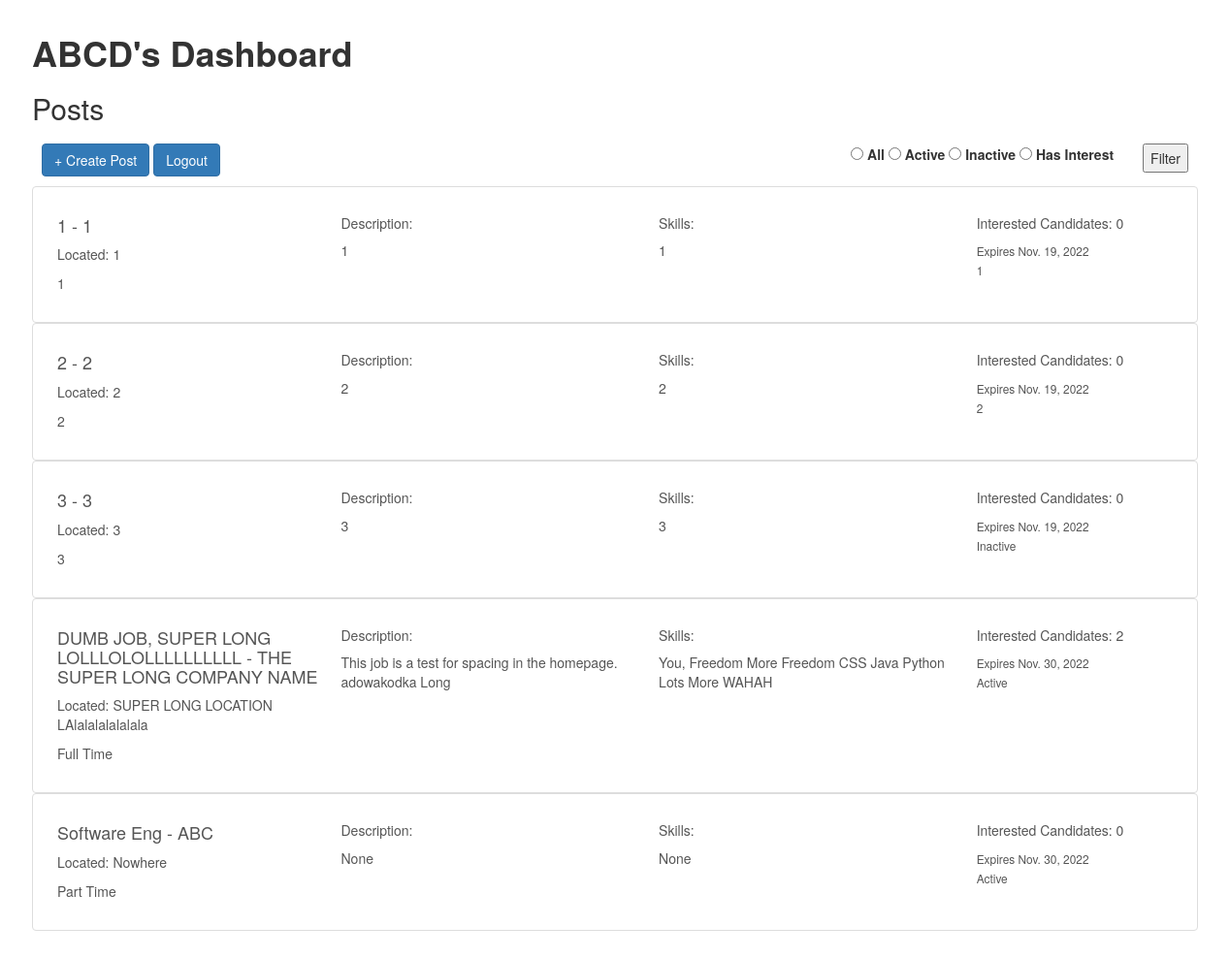
Before: /recruiter/homepage/ (signed in) with the older database file.
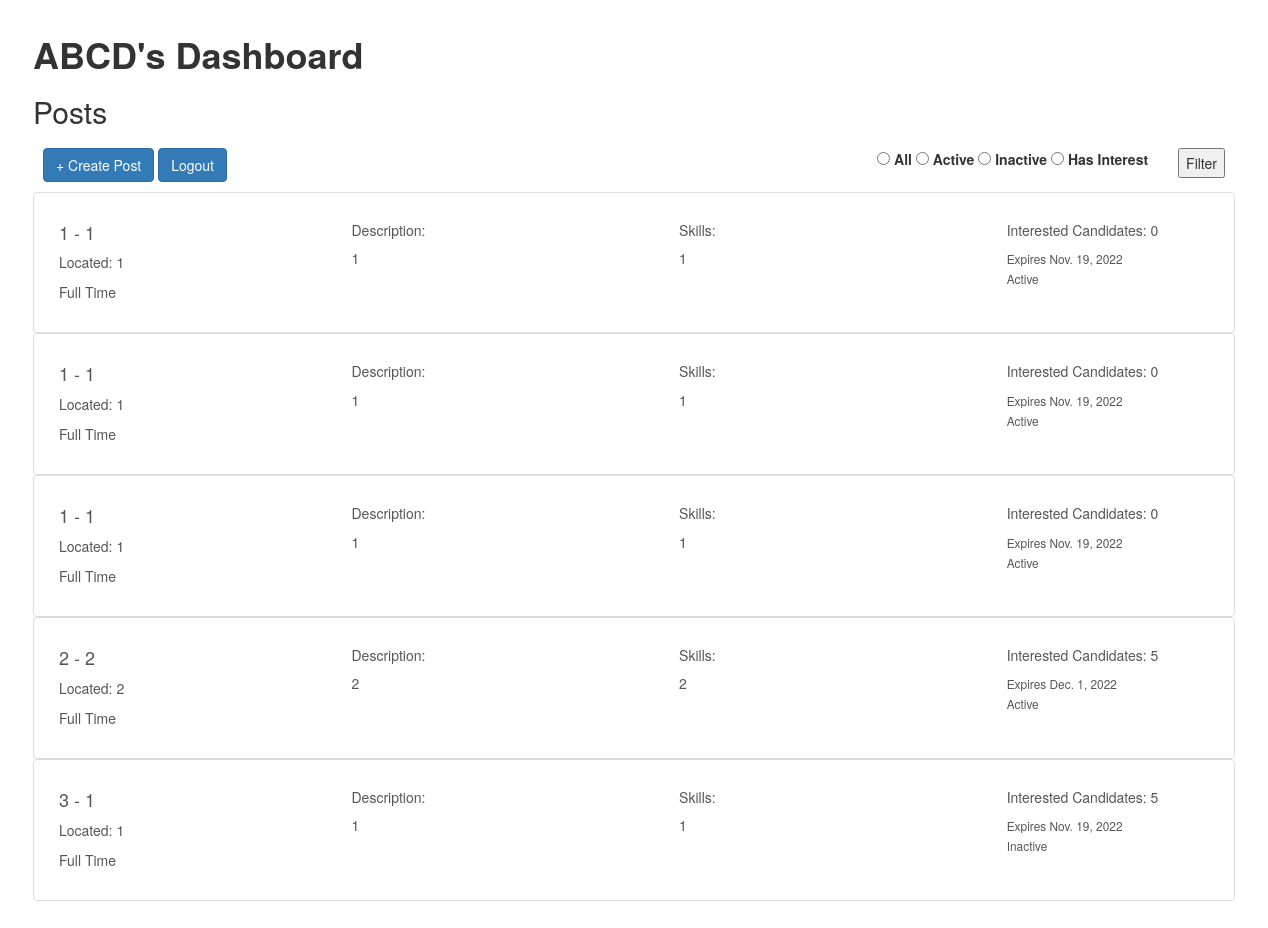
After: the same page with the newer database file.
### recruiter/models.py (models this page shows, shortened)
class RecruiterProfile(models.Model):
    user = models.OneToOneField(settings.AUTH_USER_MODEL, on_delete=models.DO_NOTHING)
    name = models.CharField('Name', max_length = 200)
    zip_code = models.IntegerField('Zip Code')
    company =  models.CharField('Company', max_length = 200)

class JobPost(models.Model):
    recruiter = models.ForeignKey(RecruiterProfile, on_delete=models.CASCADE)
    pos_title = models.CharField("Position Title", max_length = 200)
    type = models.CharField("Type", max_length=200)
    location = models.CharField("Location", max_length = 200)
    des_skills = models.TextField("Desired Skills")
    description = models.TextField("Description")
    company = models.CharField("Company", max_length = 200)
    exp_date = models.DateField("Expiration Date")
    status = models.CharField("Status", max_length = 200)
    interested_candidates = models.PositiveIntegerField("Interested Candidates", default = 0)
    interested_ids = models.TextField("Interested IDs", default="")
    def __str__(self):
        return f"{self.pos_title} ({self.type}) - {self.company}"

### recruiter/views.py (the view)
# urls.py: path("homepage/", views.homepage_view, name = 'homepage'),
@login_required(login_url = login_url)
@user_passes_test(recruiter_check, login_url = login_url)
def homepage_view(request):
    try:
        recruiter = RecruiterProfile.objects.get(user = request.user)
        queryset = JobPost.objects.filter(recruiter = recruiter)
        if request.method == 'GET':
            filter = request.GET.get("filter", "")
            if filter == "Active":
                queryset = queryset.filter(status = filter)
            elif filter == "Inactive":
                queryset = queryset.filter(status = filter)
            elif filter == "Interested":
                queryset = queryset.filter(interested_candidates__gte = 1)
        queryset = queryset.order_by(Lower('pos_title'))
        print(queryset)
        context = {'recruiter': recruiter,
                    'job_posts': queryset,
                    "filter": forms.ChoiceField(choices = (("Candidate","Candidate"), ("Recruiter","Recruiter")))}
        return render(request, 'recruiter/homepage.html', context=context)
    except RecruiterProfile.DoesNotExist:
        return HttpResponseRedirect('/recruiter/profile_creation')

### recruiter/views.py (called while the page is built)
def recruiter_check(user):
        return list(user.groups.all())[0].name == 'Recruiters'

### recruiter/templates/recruiter/homepage.html (shortened to what this page needs)
{% extends "recruiter_base.html" %}
{% block content %}
<div class="div-center-xlarge">
    <h1><b>{{recruiter.name}}'s Dashboard</b></h1>
    <h2>Posts</h2>
    <div style="padding:10px">
            <a class="btn btn-primary" href="/recruiter/post_creation/" role="button">+ Create Post</a>
            <a class="btn btn-primary" href="/register/logout" role="button">Logout</a>
            <form class = "right-align" method="get">
                <span style="padding:10px">
                    <input type="radio" name="filter" value="All" class="form-check-input" id="view-method_0" required="">
                    <label class="form-check-label" for="view-method_0"> All </label>
                    <input type="radio" name="filter" value="Active" class="form-check-input" id="view-method_1" required="">
                    <label class="form-check-label" for="view-method_1"> Active </label>
                    <input type="radio" name="filter" value="Inactive" class="form-check-input" id="view-method_2" required="">
                    <label class="form-check-label" for="view-method_2"> Inactive </label>
                    <input type="radio" name="filter" value="Interested" class="form-check-input" id="view-method_3" required="">
                    <label class="form-check-label" for="view-method_3"> Has Interest </label>
                </span>
                <span style="padding:10px">
                    <button class="right-align" type="submit">Filter</button>
                </span>
            </form>
    </div>
    <div class = "list-group">
        {% for post in job_posts %}
        <div>
            <a href="/recruiter/post/{{ post.id }}/" class="list-group-item list-group-item-action" aria-current="true">
            <div class="container text-left">
                <div class = "row">
                    <div class = "column-left">
                        <div class="d-flex w-100 justify-content-between">
                            <h4 class="mb-1">{{ post.pos_title }} - {{ post.company }}</h4>
                            <p class="mb-1">Located: {{ post.location }}</p>
                            <p class="mb-1">{{ post.type }}</p>
                        </div>
                    </div>
                    <div class = "column-middle">
                        <div class="d-flex w-100 justify-content-between">
                            <h5>Description:</h5>
                            <p class="mb-1">{{post.description}}</p>
                        </div>
                    </div>
                    <div class = "column-middle2">
                        <div class="d-flex w-100 justify-content-between">
                            <h5>Skills:</h5>
                            <p class="mb-1">{{post.des_skills}}</p>
                        </div>
                    </div>
                    <div class = "column-right">
                        <div class="d-flex w-100 justify-content-between">
                            <h5>Interested Candidates: {{post.interested_candidates}}</h5>
                            <small>Expires {{post.exp_date}}</small>
                        </div>
                        <small>{{post.status}}</small>
                    </div>
                </div>
            </div>
            </a>
        </div>
        {% endfor %}
    </div>
</div>
{% endblock %}

### recruiter/templates/recruiter_base.html (shortened to what this page needs)
<!DOCTYPE html>
<html lang="en">
<head>
    <link rel="stylesheet" href="https://cdn.jsdelivr.net/npm/bootstrap@3.4.1/dist/css/bootstrap.min.css">
    {% load static %}
    <link rel="stylesheet" type="text/css" href="{% static 'tindev/style.css' %}">
</head>
<body>
    {% block content %} {% endblock %}
</body>
</html>

### static/tindev/style.css (style rules this page uses)
.div-center-xlarge { width: 1200px; height: 1200px; background-color: #fff; left: 0; right: 0; top: 0; bottom: 0; margin: auto; max-width: 100%; max-height: 100%; overflow: auto; padding: 1em 2em; display: table; }
.column-left { float: left; width: 25%; padding: 10px; }
.column-middle { float: left; width: 28%; padding: 10px; }
.column-middle2 { float: left; width: 28%; padding: 10px; }
.column-right { float: left; width: 19%; padding: 10px; }
.right-align { float:right; height: 30px; }

Changed rows visible on the page:
removed JobPost: pos_title "3", company "3", location "3", type "3", description "3", des_skills "3", interested_candidates "0", exp_date "Nov. 19, 2022", status "Inactive"
changed JobPost (number 1 of 5 on the later page): pos_title "DUMB JOB, SUPER LONG LOLLLOLOLLLLLLLLLL" → "1"; company "THE SUPER LONG COMPANY NAME" → "1"; location "SUPER LONG LOCATION LAlalalalalalala" → "1"; description "This job is a test for spacing in the homepage. adowakodka Long" → "1"; des_skills "You, Freedom More Freedom CSS Java Python Lots More WAHAH" → "1"; interested_candidates "2" → "0"; exp_date "Nov. 30, 2022" → "Nov. 19, 2022"; moves up the list
changed JobPost (number 2 of 5 on the later page): type "1" → "Full Time"; status "1" → "Active"
added JobPost: pos_title "1", company "1", location "1", type "Full Time", description "1", des_skills "1", interested_candidates "0", exp_date "Nov. 19, 2022", status "Active"
changed JobPost: pos_title "Software Eng" → "2"; company "ABC" → "2"; location "Nowhere" → "2"; type "Part Time" → "Full Time"; description "None" → "2"; des_skills "None" → "2"; interested_candidates "0" → "5"; exp_date "Nov. 30, 2022" → "Dec. 1, 2022"; moves up the list
changed JobPost: pos_title "2" → "3"; company "2" → "1"; location "2" → "1"; type "2" → "Full Time"; description "2" → "1"; des_skills "2" → "1"; interested_candidates "0" → "5"; status "2" → "Inactive"
